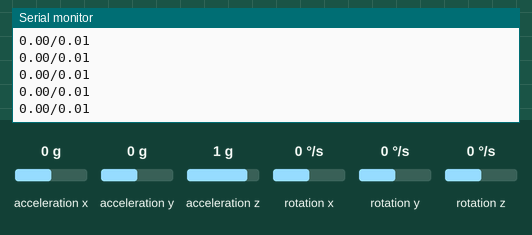
The sketch below on a simulated Arduino Uno, built with avr-gcc and run on an emulated ATmega328P. Shown: the last lines printed to the serial monitor. Wiring (inferred from the names in the program): MPU-6050 motion sensor at I2C address 0x68. The test bench sets the inputs (shaded band); at power-on: acceleration x 0 g, acceleration y 0 g, acceleration z 1 g, rotation x 0 °/s, rotation y 0 °/s, rotation z 0 °/s.

Above: at 1.4 s.
1.5 s: acceleration x set to -1.4 g
At 1.69 s:
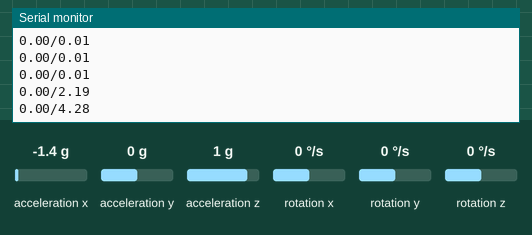
3.0 s: acceleration y set to -1.4 g
At 3.03 s:
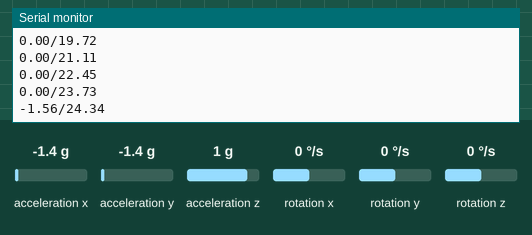
4.5 s: acceleration z set to -1.4 g
At 4.58 s:
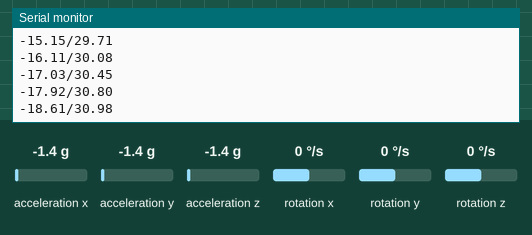
6.0 s: rotation x set to -192 °/s
At 6.03 s:
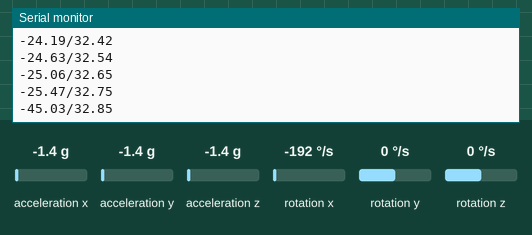
7.5 s: rotation y set to -192 °/s
At 7.58 s:
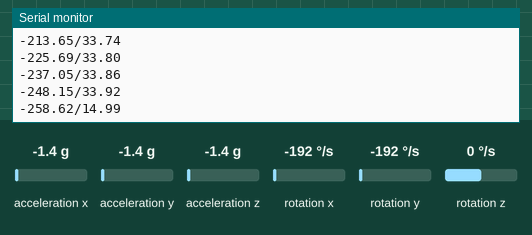
Timing chart, 0 to 10.0 s (numbered marks = the images above; inputs shaded):
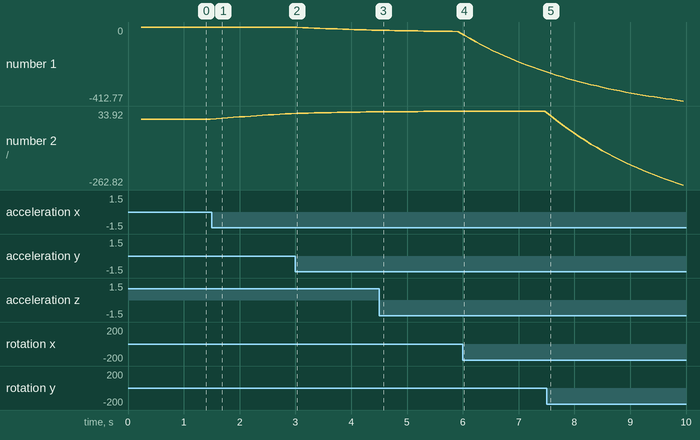

The sketch:

IMU.ino
```cpp
/*
   Arduino and MPU6050 Accelerometer and Gyroscope Sensor Tutorial
   by Dejan, https://howtomechatronics.com
   link: https://howtomechatronics.com/tutorials/arduino/arduino-and-mpu6050-accelerometer-and-gyroscope-tutorial/
*/
#include <Wire.h>

const int MPU = 0x68; // MPU6050 I2C address
int16_t AccX, AccY, AccZ;
int16_t GyroX, GyroY, GyroZ;
float accAngleX, accAngleY, gyroAngleX, gyroAngleY, gyroAngleZ;
float roll, pitch, yaw;
float AccErrorX = -0.006211436819285154, AccErrorY = -0.027438277378678322; //calculated values
//float AccErrorX, AccErrorY; //calculated values
float GyroErrorX, GyroErrorY, GyroErrorZ;
float elapsedTime, currentTime, previousTime;
int c = 0;

void setup() {
  Serial.begin(57600);
  Wire.begin();                      // Initialize comunication
  Wire.beginTransmission(MPU);       // Start communication with MPU6050 // MPU=0x68
  Wire.write(0x6B);                  // Talk to the register 6B
  Wire.write(0x00);                  // Make reset - place a 0 into the 6B register
  Wire.endTransmission(true);        //end the transmission
  /*
  // Configure Accelerometer Sensitivity - Full Scale Range (default +/- 2g)
  Wire.beginTransmission(MPU);
  Wire.write(0x1C);                  //Talk to the ACCEL_CONFIG register (1C hex)
  Wire.write(0x10);                  //Set the register bits as 00010000 (+/- 8g full scale range)
  Wire.endTransmission(true);
  // Configure Gyro Sensitivity - Full Scale Range (default +/- 250deg/s)
  Wire.beginTransmission(MPU);
  Wire.write(0x1B);                   // Talk to the GYRO_CONFIG register (1B hex)
  Wire.write(0x10);                   // Set the register bits as 00010000 (1000deg/s full scale)
  Wire.endTransmission(true);
  delay(20);
  */
  // Call this function if you need to get the IMU error values for your module
  calculate_IMU_error();
  delay(20);
}
void loop() {
  // === Read acceleromter data === //
  Wire.beginTransmission(MPU);
  Wire.write(0x3B); // Start with register 0x3B (ACCEL_XOUT_H)
  Wire.endTransmission(false);
  Wire.requestFrom(MPU, 6, true); // Read 6 registers total, each axis value is stored in 2 registers

  //For a range of +-2g, we need to divide the raw values by 16384, according to the datasheet
  AccX = (Wire.read() << 8 | Wire.read()); // X-axis value
  AccY = (Wire.read() << 8 | Wire.read()); // Y-axis value
  AccZ = (Wire.read() << 8 | Wire.read()); // Z-axis value

  // Calculating Roll and Pitch from the accelerometer data
  if (AccX !=0 || AccZ != 0) { // for zero error
    accAngleX = atan(AccY / sqrt(pow(AccX, 2) + pow(AccZ, 2))) * (180/ PI) - AccErrorX;// ~(0.58) See the calculate_IMU_error()custom function for more details
  }

  if (AccY !=0 || AccZ != 0) { // for zero error
    accAngleY = atan(-1 * AccX / sqrt(pow(AccY, 2) + pow(AccZ, 2))) * (180/ PI) - AccErrorY;// ~(-1.58)
  }

  // === Read gyroscope data === //
  previousTime = currentTime;        // Previous time is stored before the actual time read
  currentTime = millis();            // Current time actual time read
  elapsedTime = (currentTime - previousTime) / 1000; // Divide by 1000 to get seconds
  Wire.beginTransmission(MPU);
  Wire.write(0x43); // Gyro data first register address 0x43
  Wire.endTransmission(false);
  Wire.requestFrom(MPU, 6, true); // Read 4 registers total, each axis value is stored in 2 registers

  GyroX = (Wire.read() << 8 | Wire.read()); // For a 250deg/s range we have to divide first the raw value by 131.0, according to the datasheet
  GyroY = (Wire.read() << 8 | Wire.read());
  GyroZ = (Wire.read() << 8 | Wire.read());

  // Correct the outputs with the calculated error values
  gyroAngleX = (GyroX/131.0) - GyroErrorX; // GyroErrorX ~(-0.56)
  gyroAngleY = (GyroY/131.0) - GyroErrorY; // GyroErrorY ~(2)
  //GyroZ = GyroZ/ 131.0 - GyroErrorZ; // GyroErrorZ ~ (-0.8)

  // Currently the raw values are in degrees per seconds, deg/s, so we need to multiply by sendonds (s) to get the angle in degrees
  // Complementary filter - combine acceleromter and gyro angle values
  roll = 0.96 * (roll + gyroAngleX * elapsedTime) + 0.04 * accAngleX;
  pitch = 0.96 * (pitch + gyroAngleY * elapsedTime) + 0.04 * accAngleY;
  //yaw =  yaw + GyroZ * elapsedTime;

  // Print the values on the serial monitor
  Serial.print(roll);
  Serial.print("/");
  Serial.println(pitch);
  delay(100);
}

void calculate_IMU_error() {
  // We can call this funtion in the setup section to calculate the accelerometer and gyro data error. From here we will get the error values used in the above equations printed on the Serial Monitor.
  // Note that we should place the IMU flat in order to get the proper values, so that we then can the correct values
  // Read accelerometer values 200 times
  /*
  while (c < 200) {
    Wire.beginTransmission(MPU);
    Wire.write(0x3B);
    Wire.endTransmission(false);
    Wire.requestFrom(MPU, 6, true);

    AccX = (Wire.read() << 8 | Wire.read());
    AccY = (Wire.read() << 8 | Wire.read());
    AccZ = (Wire.read() << 8 | Wire.read());

    // Sum all readings
    AccErrorX = AccErrorX + atan((AccY) / sqrt(pow((AccX), 2) + pow((AccZ), 2))) * (180/ PI);
    AccErrorY = AccErrorY + atan(-1 * (AccX) / sqrt(pow((AccY), 2) + pow((AccZ), 2))) * (180/ PI);
    c++;
  }
  //Divide the sum by 200 to get the error value
  AccErrorX = AccErrorX / 200;
  AccErrorY = AccErrorY / 200;
  c = 0;
  */

  // Read gyro values 200 times
  while (c < 200) {
    Wire.beginTransmission(MPU);
    Wire.write(0x43);
    Wire.endTransmission(false);
    Wire.requestFrom(MPU, 6, true);
    GyroX = (Wire.read() << 8 | Wire.read());
    GyroY = (Wire.read() << 8 | Wire.read());
    GyroZ = (Wire.read() << 8 | Wire.read());
    // Sum all readings
    GyroErrorX = GyroErrorX + (GyroX / 131.0);
    GyroErrorY = GyroErrorY + (GyroY / 131.0);
    GyroErrorZ = GyroErrorZ + (GyroZ / 131.0);
    c++;
  }

  //Divide the sum by 200 to get the error value
  GyroErrorX = GyroErrorX / 200;
  GyroErrorY = GyroErrorY / 200;
  GyroErrorZ = GyroErrorZ / 200;
  // Print the error values on the Serial Monitor
  /*
  Serial.print("AccErrorX: ");
  Serial.println(AccErrorX);
  Serial.print("AccErrorY: ");
  Serial.println(AccErrorY);
  Serial.print("GyroErrorX: ");
  Serial.println(GyroErrorX);
  Serial.print("GyroErrorY: ");
  Serial.println(GyroErrorY);
  Serial.print("GyroErrorZ: ");
  Serial.println(GyroErrorZ);
  */
}
```

Measured:
- after the input at 1.5 s, the serial monitor: prints a new line after 0.08 s (image 1)
- after the input at 3.0 s, the serial monitor: prints a new line at once (image 2)
- after the input at 4.5 s, the serial monitor: prints a new line after 0.08 s (image 3)
- after the input at 6.0 s, the serial monitor: prints a new line at once (image 4)
- after the input at 7.5 s, the serial monitor: prints a new line after 0.07 s (image 5)
- plotted number 1: 0 → -17.92 after the input at 3.0 s, -17.92 → -25.47 after the input at 4.5 s, -25.47 → -248.15 after the input at 6.0 s
- plotted number 2: 0.01 → 23.73 after the input at 1.5 s, 23.73 → 30.8 after the input at 3.0 s, 30.8 → 32.75 after the input at 4.5 s, 33.92 → -262.82 after the input at 7.5 s
